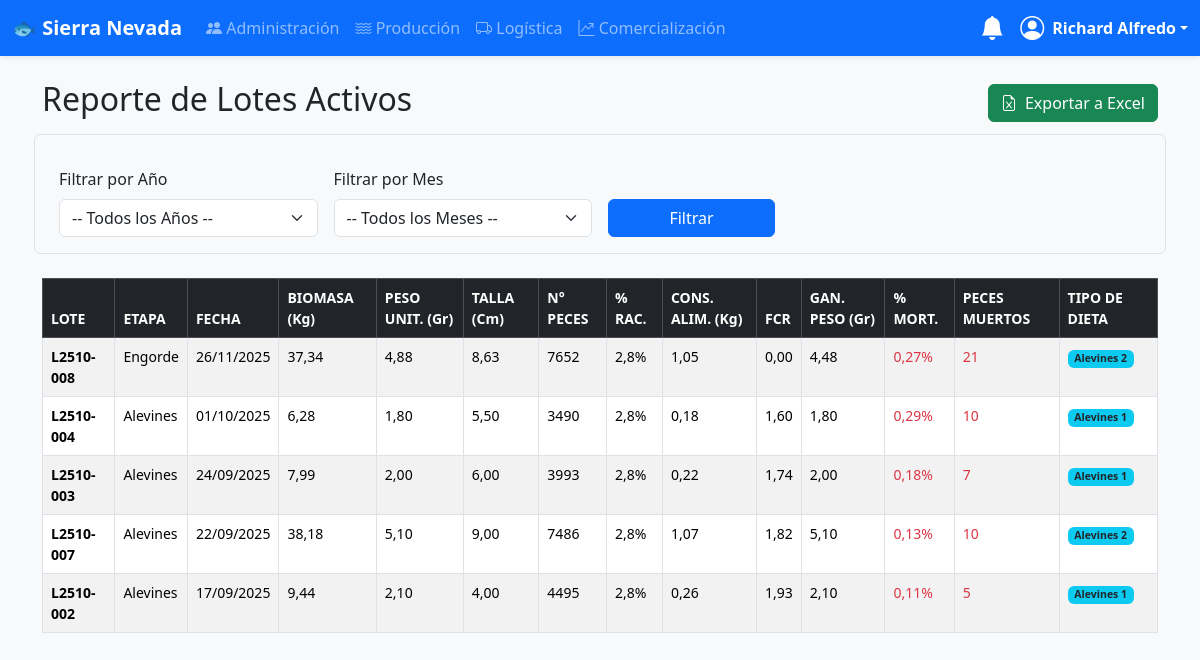
The page /produccion/historial/ (signed in) on the database as committed earlier.
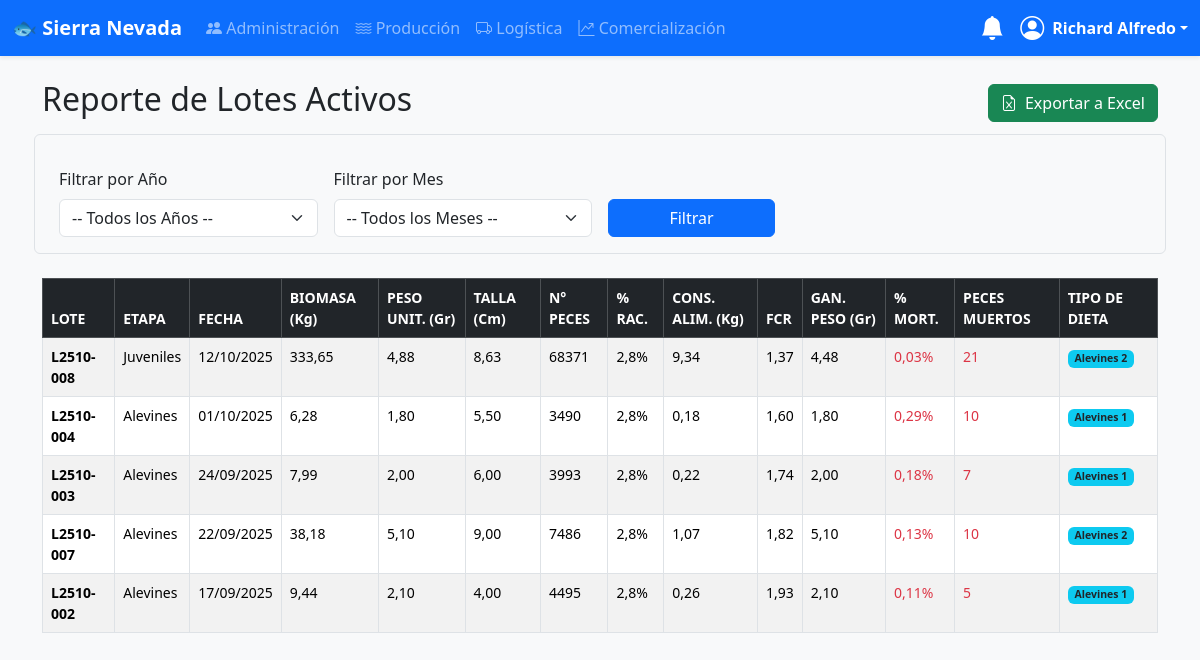
The same page on the database as committed later.
### produccion/models.py (models this page shows, shortened)
class Lote(models.Model):
    ETAPAS = (('OVAS', 'Ovas'), ('ALEVINES', 'Alevines'), ('JUVENILES', 'Juveniles'), ('ENGORDE', 'Engorde'))
    codigo_lote = models.CharField(max_length=50, unique=True, blank=True, editable=False)
    etapa_actual = models.CharField(max_length=10, choices=ETAPAS)
    cantidad_inicial = models.PositiveIntegerField(default=0, editable=False, help_text="Cantidad de peces al inicio de la etapa actual")
    peso_promedio_inicial_gr = models.DecimalField(max_digits=7, decimal_places=2, default=Decimal('0.00'), editable=False, help_text="Peso promedio al inicio de la etapa actual")
    cantidad_total_peces = models.PositiveIntegerField(default=0)
    talla_min_cm = models.DecimalField(max_digits=5, decimal_places=2, null=True, blank=True, verbose_name="Talla Mínima (cm)")
    talla_max_cm = models.DecimalField(max_digits=5, decimal_places=2, null=True, blank=True, verbose_name="Talla Máxima (cm)")
    peso_promedio_pez_gr = models.DecimalField(max_digits=7, decimal_places=2, null=True, blank=True, help_text="Peso promedio en gramos")
    bastidor = models.OneToOneField('Bastidor', on_delete=models.SET_NULL, null=True, blank=True, related_name='lote_actual')
    artesa = models.ForeignKey('Artesa', on_delete=models.SET_NULL, null=True, blank=True, related_name='lotes')
    jaula = models.ForeignKey('Jaula', on_delete=models.SET_NULL, null=True, blank=True, related_name='lotes')
    fecha_ingreso_etapa = models.DateField(default=timezone.now)
    activo = models.BooleanField(default=True, help_text="Indica si el lote está activo o ha sido finalizado/cerrado")
    @property
    def tipo_alimento(self):
        if not self.talla_max_cm or self.talla_max_cm == 0:
            return "Alevines 1"
        talla = self.talla_max_cm
        if talla <= 8: return "Alevines 1"
        elif 8 < talla <= 10: return "Alevines 2"
        elif 10 < talla <= 15: return "Crecimiento 1"
        elif 15 < talla <= 20: return "Crecimiento 2"
        else: return "Engorde"
    @property
    def biomasa_kg(self):
        if self.cantidad_total_peces and self.peso_promedio_pez_gr:
            return (Decimal(self.cantidad_total_peces) * self.peso_promedio_pez_gr) / Decimal(1000)
        return Decimal(0)
    @property
    def racion_alimentaria_porcentaje(self):
        if not self.talla_max_cm or not self.peso_promedio_pez_gr:
            return Decimal(0)
        talla = self.talla_max_cm
        peso = self.peso_promedio_pez_gr
        if peso <= 20: return Decimal('2.8')
        if peso <= 50: return Decimal('2.5')
        if peso <= 100: return Decimal('2.2')
        if peso <= 150: return Decimal('1.9')
        if peso <= 250: return Decimal('1.5')
        return Decimal('1.2')
    @property
    def alimento_diario_kg(self):
        if not self.cantidad_total_peces or not self.peso_promedio_pez_gr:
            return Decimal(0)
        racion = self.racion_alimentaria_porcentaje
        alimento_kg = (self.biomasa_kg * racion) / Decimal(100)
        return round(alimento_kg, 2)
    @property
    def ganancia_en_peso_gr(self):
        if self.peso_promedio_pez_gr and self.peso_promedio_inicial_gr is not None:
            return self.peso_promedio_pez_gr - self.peso_promedio_inicial_gr
        return Decimal(0)
    @property
    def conversion_alimenticia(self):
        biomasa_ganada_kg = (self.ganancia_en_peso_gr * Decimal(self.cantidad_total_peces)) / Decimal(1000)
        dias_en_etapa = (timezone.now().date() - self.fecha_ingreso_etapa).days
        if dias_en_etapa <= 0:
            return Decimal(0)
        alimento_total_consumido_kg = self.alimento_diario_kg * dias_en_etapa
        if biomasa_ganada_kg > 0 and alimento_total_consumido_kg > 0:
            return round(alimento_total_consumido_kg / biomasa_ganada_kg, 2)
        return Decimal(0)

### produccion/views.py (the view)
# urls.py: path('historial/', views.HistorialTrazabilidadView.as_view(), name='historial-trazabilidad'),
class HistorialTrazabilidadView(ProduccionPermissionMixin, ListView):
    model = Lote
    template_name = 'produccion/historial_trazabilidad.html'
    context_object_name = 'lotes_data' # Cambiamos el nombre para más claridad
    paginate_by = 30
    def get_queryset(self):
        queryset = Lote.objects.filter(
            etapa_actual__in=['ALEVINES', 'JUVENILES', 'ENGORDE']
        ).prefetch_related('registros_mortalidad').order_by('-fecha_ingreso_etapa')
        year = self.request.GET.get('year')
        month = self.request.GET.get('month')
        if year:
            queryset = queryset.filter(fecha_ingreso_etapa__year=year)
        if month:
            queryset = queryset.filter(fecha_ingreso_etapa__month=month)
        return queryset
    def get_context_data(self, **kwargs):
        context = super().get_context_data(**kwargs)
        lotes_procesados = []
        for lote in context['lotes_data']:
            peces_muertos = lote.registros_mortalidad.aggregate(total=Coalesce(Sum('cantidad'), 0))['total']
            cantidad_inicial = lote.cantidad_total_peces + peces_muertos
            porc_mort = (peces_muertos / cantidad_inicial) * 100 if cantidad_inicial > 0 else 0
            lotes_procesados.append({
                'lote': lote,
                'peces_muertos': peces_muertos,
                'porc_mort': round(porc_mort, 2)
            })
        context['lotes_data'] = lotes_procesados # Reemplazamos la lista original por la procesada
        context['years'] = range(timezone.now().year, 2022, -1)
        context['months'] = [
            (1, 'Enero'), (2, 'Febrero'), (3, 'Marzo'), (4, 'Abril'),
            (5, 'Mayo'), (6, 'Junio'), (7, 'Julio'), (8, 'Agosto'),
            (9, 'Septiembre'), (10, 'Octubre'), (11, 'Noviembre'), (12, 'Diciembre')
        ]
        context['selected_year'] = self.request.GET.get('year', '')
        context['selected_month'] = self.request.GET.get('month', '')
        return context

### produccion/views.py (called while the page is built)
    def test_func(self):
        return self.request.user.is_staff or self.request.user.groups.filter(name='Produccion').exists()

### usuarios/templatetags/auth_extras.py (called while the page is built)
@register.filter(name='has_group')
def has_group(user, group_name):
    return user.groups.filter(name=group_name).exists()

### templates/produccion/historial_trazabilidad.html (shortened to what this page needs)
{% extends "base.html" %}
{% block content %}
<div class="d-flex justify-content-between align-items-center mb-4">
    <h1 class="h2">Reporte de Lotes Activos</h1>
    <a href="{% url 'exportar-lotes-excel' %}?year={{ selected_year }}&month={{ selected_month }}" class="btn btn-success">
        <i class="bi bi-file-earmark-excel me-2"></i>Exportar a Excel
    </a>
</div>
<form method="get" class="row g-3 mb-4 p-3 bg-light border rounded">
    <div class="col-md-3">
        <label for="yearFilter" class="form-label">Filtrar por Año</label>
        <select name="year" id="yearFilter" class="form-select">
            <option value="">-- Todos los Años --</option>
        </select>
    </div>
    <div class="col-md-3">
        <label for="monthFilter" class="form-label">Filtrar por Mes</label>
        <select name="month" id="monthFilter" class="form-select">
            <option value="">-- Todos los Meses --</option>
        </select>
    </div>
    <div class="col-md-2 align-self-end">
        <button type="submit" class="btn btn-primary w-100">Filtrar</button>
    </div>
</form>
<div class="table-responsive">
    <table class="table table-striped table-hover table-bordered small">
        <thead class="table-dark">
            <tr>
                <th>LOTE</th>
                <th>ETAPA</th>
                <th>FECHA</th>
                <th>BIOMASA (Kg)</th>
                <th>PESO UNIT. (Gr)</th>
                <th>TALLA (Cm)</th>
                <th>N° PECES</th>
                <th>% RAC.</th>
                <th>CONS. ALIM. (Kg)</th>
                <th>FCR</th>
                <th>GAN. PESO (Gr)</th>
                <th>% MORT.</th>
                <th>PECES MUERTOS</th>
                <th>TIPO DE DIETA</th>
            </tr>
        </thead>
        <tbody>
            {% for item in lotes_data %}
            <tr>
                <td><strong>{{ item.lote.codigo_lote }}</strong></td>
                <td>{{ item.lote.get_etapa_actual_display }}</td>
                <td>{{ item.lote.fecha_ingreso_etapa|date:"d/m/Y" }}</td>
                <td>{{ item.lote.biomasa_kg|floatformat:2 }}</td>
                <td>{{ item.lote.peso_promedio_pez_gr|floatformat:2 }}</td>
                <td>{{ item.lote.talla_max_cm|floatformat:2 }}</td>
                <td>{{ item.lote.cantidad_total_peces }}</td>
                <td>{{ item.lote.racion_alimentaria_porcentaje|floatformat:1 }}%</td>
                <td>{{ item.lote.alimento_diario_kg|floatformat:2 }}</td>
                <td>{{ item.lote.conversion_alimenticia|floatformat:2 }}</td>
                <td>{{ item.lote.ganancia_en_peso_gr|floatformat:2 }}</td>
                <td class="text-danger">{{ item.porc_mort|floatformat:2 }}%</td>
                <td class="text-danger">{{ item.peces_muertos }}</td>
                <td><span class="badge bg-info text-dark">{{ item.lote.tipo_alimento }}</span></td>
            </tr>
            {% empty %}
            <tr>
                <td colspan="14" class="text-center p-4">No hay lotes que coincidan con los filtros seleccionados.</td>
            </tr>
            {% endfor %}
        </tbody>
    </table>
</div>
{% endblock %}

Rows that differ between the two databases and show on the page:
changed Lote: lote.etapa_actual "Engorde" → "Juveniles"; lote.fecha_ingreso_etapa "26/11/2025" → "12/10/2025"; lote.biomasa_kg "37,34" → "333,65"; lote.cantidad_total_peces "7652" → "68371"; lote.alimento_diario_kg "1,05" → "9,34"; lote.conversion_alimenticia "0,00" → "1,37"; porc_mort "0,27" → "0,03"
